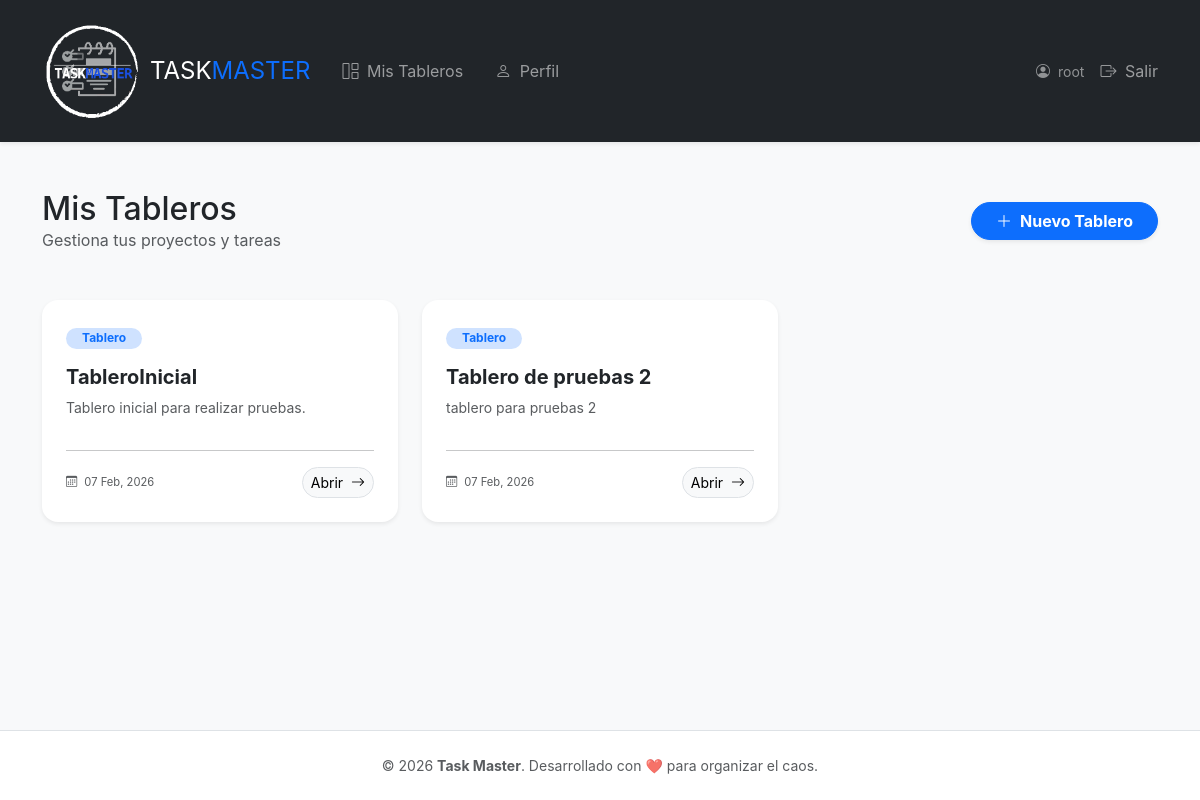
The app's page /boards/ (signed in) with its own data.
### boards/models.py (models this page shows, shortened)
class Board(models.Model):
    title = models.CharField(max_length=100)
    description = models.TextField(blank=True)
    owner = models.ForeignKey(
        User, on_delete=models.CASCADE, related_name="owned_boards"
    )
    created_at = models.DateTimeField(auto_now_add=True)

### boards/views.py (the view)
# urls.py: path("", views.BoardListView.as_view(), name="board_list"),
class BoardListView(LoginRequiredMixin, ListView):
    model = Board
    template_name = "boards/home.html"
    context_object_name = "boards"
    def get_queryset(self):
        return Board.objects.filter(memberships__user=self.request.user).distinct()

### templates/boards/home.html (shortened to what this page needs)
{% extends "layout.html" %}
{% block content %}
<div class="d-flex justify-content-between align-items-center mb-5">
    <div>
        <h2 class="fw-800 mb-0">Mis Tableros</h2>
        <p class="text-muted mb-0">Gestiona tus proyectos y tareas</p>
    </div>
    <a href="{% url 'boards:board_create' %}" class="btn btn-primary rounded-pill px-4 shadow-sm fw-bold">
        <i class="bi bi-plus-lg me-2"></i>Nuevo Tablero
    </a>
</div>
<div class="row row-cols-1 row-cols-md-2 row-cols-lg-3 g-4">
    {% for board in boards %}
    <div class="col">
        <div class="card h-100 shadow-sm border-0 rounded-4 card-hover">
            <div class="card-body p-4 d-flex flex-column">
                <div class="mb-3">
                    <span class="badge bg-primary-subtle text-primary rounded-pill px-3">Tablero</span>
                </div>
                <h5 class="card-title fw-bold text-dark mb-2">{{ board.title }}</h5>
                <p class="card-text text-muted small flex-grow-1">
                    {{ board.description|default:"Sin descripción adicional."|truncatechars:100 }}
                </p>
                <hr class="my-3 opacity-25">
                <div class="d-flex justify-content-between align-items-center">
                    <div class="text-muted extra-small">
                        <i class="bi bi-calendar3 me-1"></i> {{ board.created_at|date:"d M, Y" }}
                    </div>
                    <a href="{% url 'boards:board_detail' board.pk %}" class="btn btn-sm btn-light rounded-pill border" class="btn btn-sm btn-outline-primary rounded-pill px-3">
                        Abrir <i class="bi bi-arrow-right ms-1"></i>
                    </a>
                </div>
            </div>
        </div>
    </div>
    {% endfor %}
</div>
{% endblock %}

### templates/includes/_header.html (shortened to what this page needs)
{% load static %}
<nav class="navbar navbar-expand-lg navbar-dark bg-dark py-3 shadow-sm">
    <div class="container">
        <a class="navbar-brand fw-800 fs-4 d-flex align-items-center gap-2" href="{% url 'boards:board_list' %}">
            <img src="{% static 'img/taskmaster.png' %}" alt="Task Master" height="100" class="rounded-2">
            <span>TASK<span class="text-primary">MASTER</span></span>
        </a>
        <div class="collapse navbar-collapse" id="navbarNav">
            <ul class="navbar-nav me-auto">
                {% if user.is_authenticated %}
                <li class="nav-item">
                    <a class="nav-link px-3" href="{% url 'boards:board_list' %}">
                        <i class="bi bi-grid-1x2 me-1"></i> Mis Tableros
                    </a>
                </li>
                <li class="nav-item">
                    <a class="nav-link px-3" href="{% url 'boards:profile' %}">
                        <i class="bi bi-person me-1"></i> Perfil
                    </a>
                </li>
                {% endif %}
            </ul>
            <ul class="navbar-nav ms-auto align-items-center gap-2">
                {% if user.is_authenticated %}
                    <li class="nav-item text-white-50 me-2 small">
                        <i class="bi bi-person-circle me-1"></i> {{ user.username }}
                    </li>
                    <li class="nav-item">
                        <form action="{% url 'logout' %}" method="post" class="m-0">
                            <button type="submit" class="btn btn-link nav-link border-0 p-0 text-danger-hover">
                                <i class="bi bi-box-arrow-right me-1"></i> Salir
                            </button>
                        </form>
                    </li>
                {% endif %}
            </ul>
        </div>
    </div>
</nav>

### static/css/style.css (style rules this page uses)
body { font-family: 'Inter', sans-serif; background-color: #f1f2f4; margin: 0; }
.extra-small { font-size: 0.7rem; }

### records on screen
Board: title "TableroInicial", description "Tablero inicial para realizar pruebas.", created_at "07 Feb, 2026"
Board: title "Tablero de pruebas 2", description "tablero para pruebas 2", created_at "07 Feb, 2026"

### other values on screen
{{ user.username }} "root"
